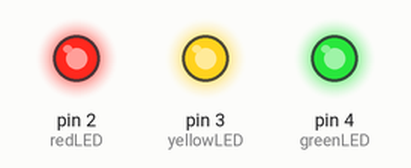
Simulated run of this sketch. Board: Arduino Uno, built with avr-gcc and run on an emulated ATmega328P. On the bench: output pins drawn as LEDs (lit = HIGH).

Above: at 0.5 s.
At 2.2 s:
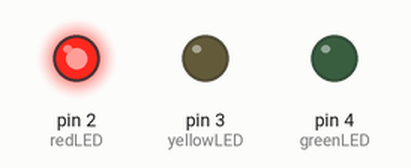
At 2.7 s:
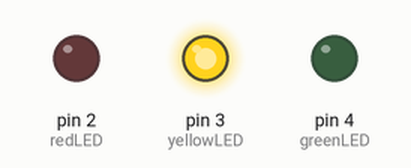
At 3.2 s:
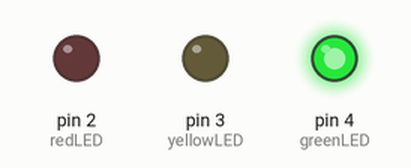
At 4.0 s:
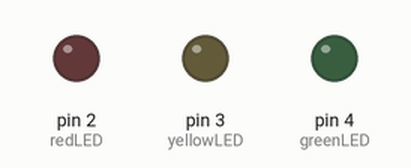
Timing chart, 0 to 5.9 s (numbered marks = the images above):
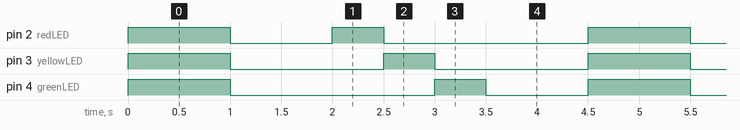

The sketch:

multiple_LEDs.ino
```cpp
// Define the pins for the LEDs
const int redLED = 2;
const int yellowLED = 3;
const int greenLED = 4;

void setup() {
  // Initialize the LED pins as outputs
  pinMode(redLED, OUTPUT);
  pinMode(yellowLED, OUTPUT);
  pinMode(greenLED, OUTPUT);
}

void loop() {
  // Turn all LEDs on simultaneously
  digitalWrite(redLED, HIGH);
  digitalWrite(yellowLED, HIGH);
  digitalWrite(greenLED, HIGH);
  delay(1000); // Wait for 1 second

  // Turn all LEDs off
  digitalWrite(redLED, LOW);
  digitalWrite(yellowLED, LOW);
  digitalWrite(greenLED, LOW);
  delay(1000); // Wait for 1 second

  // Turn LEDs on in sequence
  digitalWrite(redLED, HIGH);
  delay(500); // Wait for 0.5 seconds
  digitalWrite(redLED, LOW);

  digitalWrite(yellowLED, HIGH);
  delay(500); // Wait for 0.5 seconds
  digitalWrite(yellowLED, LOW);

  digitalWrite(greenLED, HIGH);
  delay(500); // Wait for 0.5 seconds
  digitalWrite(greenLED, LOW);

  delay(1000); // Wait for 1 second before repeating the sequence
}
```

Measured:
- by itself, pin 2 (redLED): repeats every 4.5 s: LOW 1.0 s, HIGH 0.50 s, LOW 2.0 s, HIGH 1.0 s
- by itself, pin 3 (yellowLED): repeats every 4.5 s: LOW 1.5 s, HIGH 0.50 s, LOW 1.5 s, HIGH 1.0 s
- by itself, pin 4 (greenLED): repeats every 4.5 s: LOW 2.0 s, HIGH 0.50 s, LOW 1.0 s, HIGH 1.0 s
